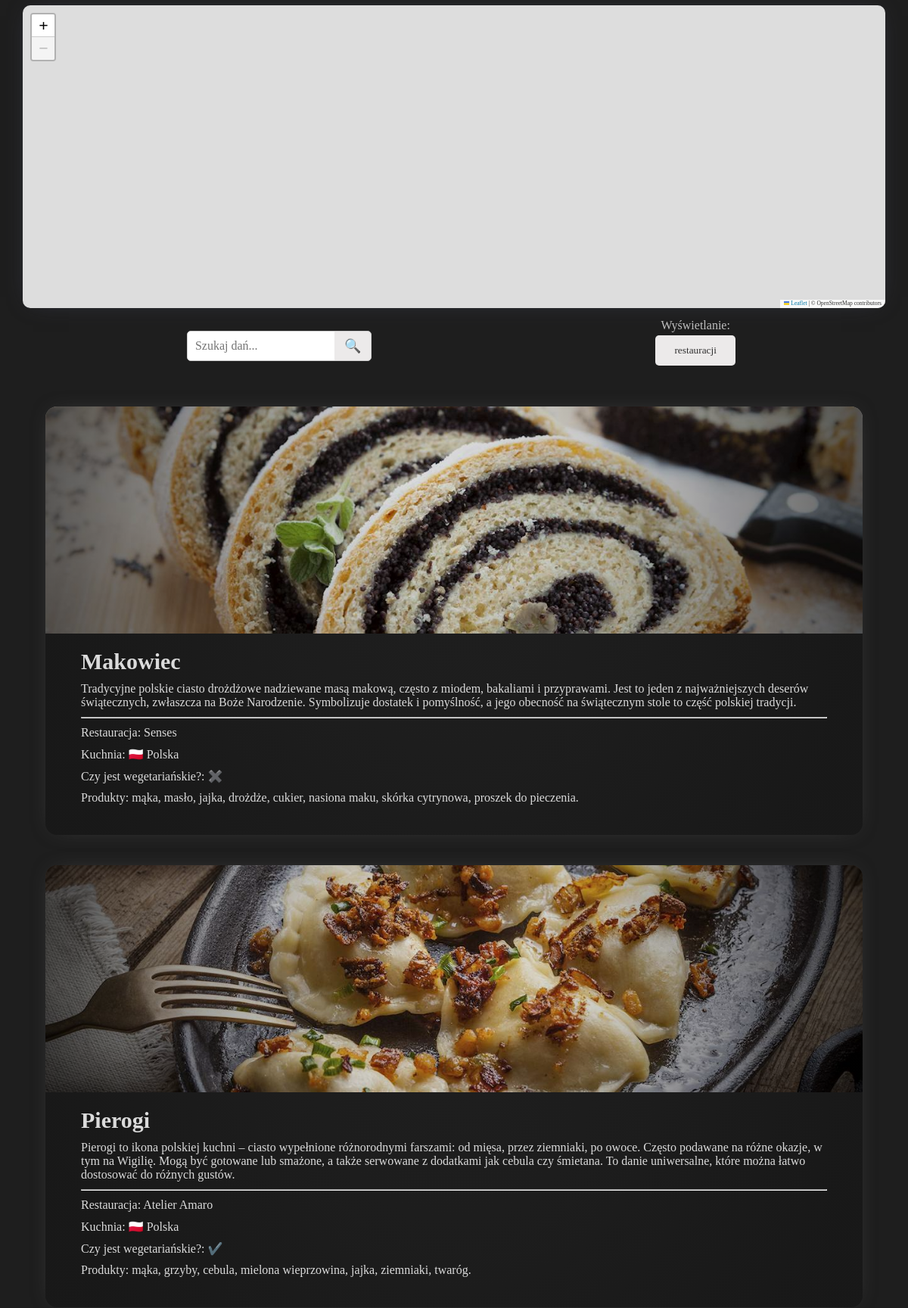
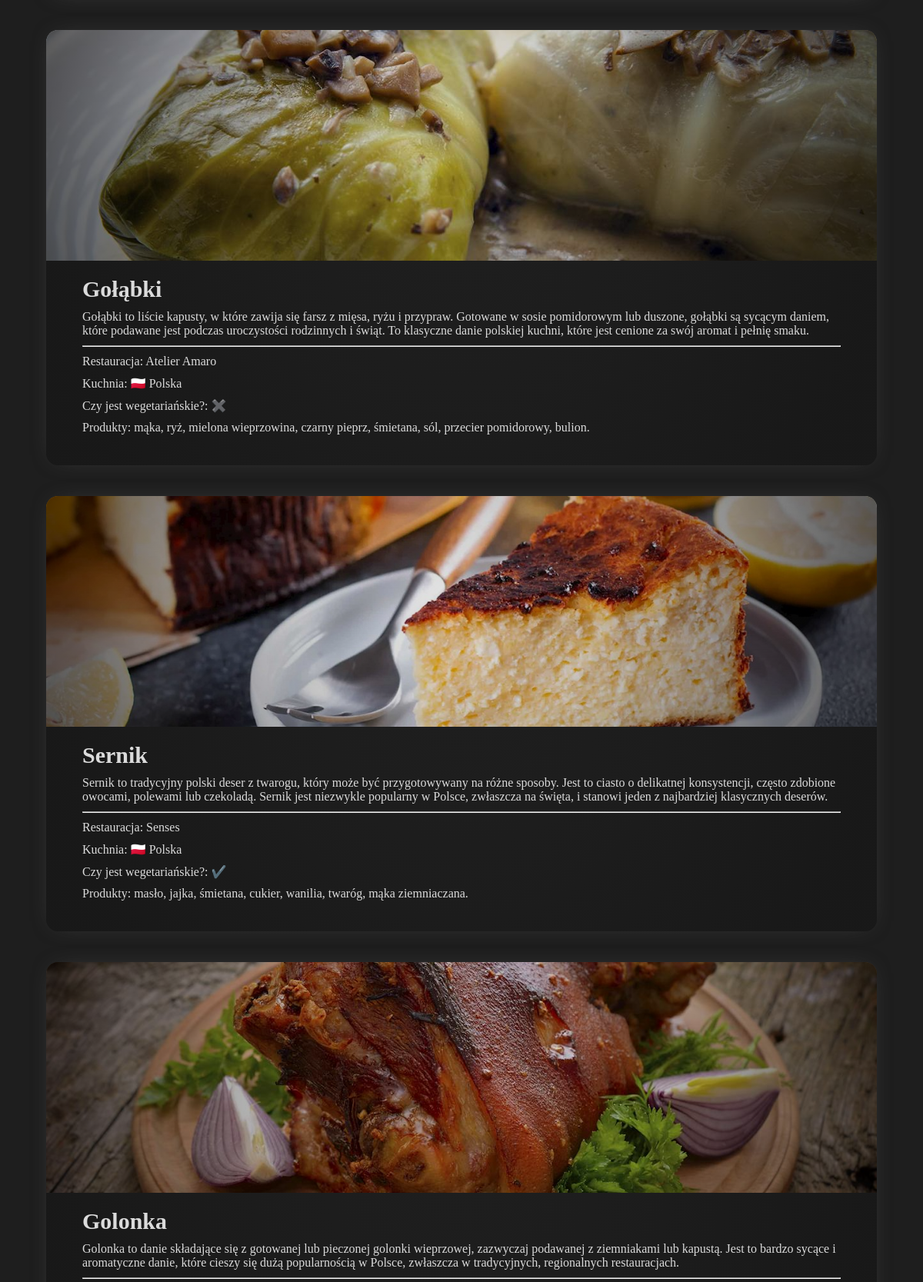
Page /index.php?country=Polska (upper part) on the committed database (2 pictures, top to bottom).
### tables this page shows
CREATE TABLE `dania` (
  `id` int(11) NOT NULL,
  `nazwa_dania` varchar(255) NOT NULL,
  `opis` text NOT NULL,
  `wegetarianskie` tinyint(1) NOT NULL,
  `kuchnia` varchar(50) NOT NULL
);

CREATE TABLE `dania_zdjecia` (
  `id_dania` int(11) NOT NULL,
  `zdjecie` varchar(255) NOT NULL
);

CREATE TABLE `restauracje` (
  `id` int(11) NOT NULL,
  `nazwa_restauracji` varchar(255) NOT NULL,
  `panstwo` varchar(62) NOT NULL,
  `miasto` varchar(60) NOT NULL,
  `ulica` varchar(255) NOT NULL
);

### index.php (the view, shortened to what this page needs)
<?php
require_once "includes/db_conn.php";
?>
<!DOCTYPE html>
<html lang="pl">
<head>
    <link rel="stylesheet" href="https://unpkg.com/leaflet@1.9.3/dist/leaflet.css" />
    <link rel="stylesheet" href="style/main.css">
    <link rel="stylesheet" href="style/responsywnosc.css">
</head>
<body>
    <nav class="nav">
        <div class="search-column">
            <div class="search-bar-container">
                <form action="" method="post" class="search-form">
                    <input type="text" name="search" placeholder="Szukaj dań..." class="search-input">
                    <button type="submit" name="search-button" class="search-button">🔍</button>
                </form>
            </div>
            <?php
            $wybor_css = $_SESSION['wybor_css'];
            $wybor = $_SESSION['wybor'];
            echo '<form action="" method="post" class="form-button-wybor">';
            echo '<p>Wyświetlanie: </p>';
            echo '<button type="submit" class="button-wybor-' . $wybor_css . '" name="wybor" value="' . $wybor . '">' . $wybor . '</button>';
            echo '</form>';
            ?>
        </div>
        <div id="map"></div>
    </nav>
    <?php
    if (isset($_POST['search-button'])) {
        session_destroy();
        $wyszukanie = trim($_POST['search']);
        if (!preg_match('/^[a-zA-Z\s]{1,30}$/', $wyszukanie)) {
            die();
        }
        $wyszukanie = filter_var($wyszukanie, FILTER_SANITIZE_STRING);
        $test = $wyszukanie;
        strtolower($test);
        $wyszukanie = '%' . $wyszukanie . '%';
        $stmt = $conn->prepare("SELECT * FROM dania WHERE nazwa_dania LIKE ?;");
        $stmt->bind_param("s", $wyszukanie);
        $stmt->execute();
        $result = $stmt->get_result();
        echo '<div class="dania-container">';
        $rowNumber = $result->num_rows;
        if ($result->num_rows > 0) {
            $daniaValues = $result->fetch_all(MYSQLI_ASSOC);
        } else if ($test == 'ciasto z jajem' || $test == 'bacon cake') {
            echo '<div class="danie-box">';
            echo '<div class="zdjecie-danie-effect">';
            echo '<img src="images\ciasto-z-jajem.jpg" class="zdjecie-danie">';
            echo '</div>';
            echo '<div class="danie-dane">';
            echo "<h1>" . ucfirst($test) . " </h1><br>";
            echo '<p><a href="https://www.tasteatlas.com/bacon-and-egg-pie" target="_blank" class="link">' . $test . '</a></p>';
            echo '</div>';
            echo '</div>';
        } else {
            echo "Brak wyników.";
        }
        for ($i = 0; $i < $rowNumber; $i++) {
            $sql = "SELECT zdjecie FROM dania_zdjecia WHERE id_dania=" . $daniaValues[$i]['id'] . ";";
            $result = $conn->query($sql);
            if ($result->num_rows > 0) {
                while ($row = $result->fetch_assoc()) {
                    $sciezkaZdjecia = $row["zdjecie"];
                }
            } else {
                echo "brak danych";
            }
            echo '<div class="danie-box">';
            echo '<div class="zdjecie-danie-effect">';
            echo '<img src="' . $sciezkaZdjecia . '" class="zdjecie-danie">';
            echo '</div>';
            echo '<div class="danie-dane">';
            echo "<h1>" . $daniaValues[$i]['nazwa_dania'] . " </h1>";
            echo "<p>" . $daniaValues[$i]['opis'] . " </p>";
            echo '<hr>';
            $sql = "SELECT id_restauracji FROM restauracje_dania WHERE id_dania = '" . $daniaValues[$i]['id'] . "';";
            $result = $conn->query($sql);
            if ($result->num_rows > 0) {
                while ($row = $result->fetch_assoc()) {
                    $idRestauracji_dania = $row["id_restauracji"];
                }
            } else {
                echo "brak danych";
            }
            $sql = "SELECT nazwa_restauracji FROM restauracje WHERE id = '" . $idRestauracji_dania . "';";
            $result = $conn->query($sql);
            if ($result->num_rows > 0) {
                while ($row = $result->fetch_assoc()) {
                    $nazwaRestauracji_dania = $row["nazwa_restauracji"];
                    echo "<p>Restauracja: $nazwaRestauracji_dania</p>";
                }
            } else {
                echo "brak danych";
            }
            if (strtolower($daniaValues[$i]['kuchnia']) == "polska") {
                $flaga = "🇵🇱";
            } else if ((strtolower($daniaValues[$i]['kuchnia']) == "włoska")) {
                $flaga = "🇮🇹";
            }
            echo "<p>Kuchnia: " . $flaga . " " . $daniaValues[$i]['kuchnia'] . " </p>";
            if ($daniaValues[$i]['wegetarianskie']) {
                echo "<p>Czy jest wegetariańskie?: ✔️</p>";
            } else
                echo "<p>Czy jest wegetariańskie?: ✖️</p>";
            $sql = "SELECT * FROM dania_skladniki WHERE id_dania = '" . $daniaValues[$i]['id'] . "';";
            $result = $conn->query($sql);
            if ($result->num_rows > 0) {
                $sklad = [];
                while ($row = $result->fetch_assoc()) {
                    $sklad[] = $row['id_skladnika'];
                }
            } else {
                echo "Brak tabel.";
            }
            echo "<p>Produkty: ";
            $sql = "SELECT nazwa_skladnika FROM skladniki WHERE id IN (" . implode(", ", $sklad) . ");";
            $result = $conn->query($sql);
            if ($result->num_rows > 0) {
                $sklad_nazwy = [];
                while ($row = $result->fetch_assoc()) {
                    $sklad_nazwy[] = $row['nazwa_skladnika'];
                }
                $skladiki = implode(", ", $sklad_nazwy);
                echo "$skladiki" . '.' . "</p>";
                echo "</div>";
                echo "</div>";
            }
        }
    } else {
        if (isset($_SESSION["panstwo"])) {
            $nazwaPanstwa = $_SESSION['panstwo'];
            if (isset($_SESSION["restauracje"]) && $_SESSION["restauracje"]) {
                echo '<div class="restauracje-container">';
                $sql = "SELECT * FROM restauracje WHERE panstwo = '" . $nazwaPanstwa . "';";
                $result = $conn->query($sql);
                if ($result->num_rows > 0) {
                    while ($row = $result->fetch_assoc()) {
                        $idRestauracji = $row["id"];
                        $sql = "SELECT zdjecie FROM restauracje_zdjecia WHERE id_restauracji=" . $idRestauracji . ";";
                        $resultt = $conn->query($sql);
                        if ($resultt->num_rows > 0) {
                            while ($roww = $resultt->fetch_assoc()) {
                                $sciezkaZdjecia = $roww["zdjecie"];
                            }
                        } else {
                            echo "brak danych";
                        }
                        echo '<form action="" method="POST">';
                        echo '<button type="submit" class="button-restauracja" name="restauracja-button" value="' . $idRestauracji . '">';
                        echo '<div class="restuaracja-box" style="background-image: url(\'' . $sciezkaZdjecia . '\')">';
                        echo '<div class="restauracja-dane">';
                        echo '<span class="restauracja-text">';
                        echo "<h1 class='restauracja-nazwa'>".$row["nazwa_restauracji"]."</h1>";
                        echo "Państwo: " . $row["panstwo"] . "<br>";
                        echo "Adres: " . $row["ulica"] . ', ' . $row["miasto"] . "";
                        echo '</span>';
                        echo '</div>';
                        echo '</div>';
                        echo '</button>';
                        echo '</form>';
                    }
                } else {
                    echo "Brak wyników.";
                    unset($_POST['restauracja-button']);
                }
                echo '</div>';
            } else {
                $sql = "SELECT id FROM restauracje WHERE panstwo='" . $_SESSION['panstwo'] . "';";
                $result = $conn->query($sql);
                if ($result->num_rows > 0) {
                    $idRestauracji = [];
                    while ($row = $result->fetch_assoc()) {
                        $idRestauracji[] = $row["id"];
                    }
                } else {
                    echo '<div class="restauracje-container">';
                    echo "Brak wyników";
                    echo '</div>';
                    die();
                }
                $sql = "SELECT id_dania FROM restauracje_dania WHERE id_restauracji IN(" . implode(", ", $idRestauracji) . ");";
                $result = $conn->query($sql);
                if ($result->num_rows > 0) {
                    $idDan = [];
                    while ($row = $result->fetch_assoc()) {
                        $idDan[] = $row["id_dania"];
                    }
                } else {
                    echo "Brak wyników";
                }
                $sql = "SELECT * FROM dania WHERE id IN (" . implode(", ", $idDan) . ");";
                $result = $conn->query($sql);
                echo '<div class="dania-container">';
                $rowNumber = $result->num_rows;
                if ($result->num_rows > 0) {
                    $daniaValues = $result->fetch_all(MYSQLI_ASSOC);
                } else {
                    echo "Brak wartości.";
                }
                for ($i = 0; $i < $rowNumber; $i++) {
                    $sql = "SELECT zdjecie FROM dania_zdjecia WHERE id_dania=" . $daniaValues[$i]['id'] . ";";
                    $result = $conn->query($sql);
                    if ($result->num_rows > 0) {
                        while ($row = $result->fetch_assoc()) {
                            $sciezkaZdjecia = $row["zdjecie"];
                        }
                    } else {
                        echo "brak danych";
                    }
                    echo '<div class="danie-box">';
                    echo '<div class="zdjecie-danie-effect">';
                    echo '<img src="' . $sciezkaZdjecia . '" class="zdjecie-danie">';
                    echo '</div>';
                    echo '<div class="danie-dane">';
                    echo "<h1>" . $daniaValues[$i]['nazwa_dania'] . " </h1>";
                    echo "<p>" . $daniaValues[$i]['opis'] . " </p>";
                    echo '<hr>';
                    $sql = "SELECT id_restauracji FROM restauracje_dania WHERE id_dania = '" . $daniaValues[$i]['id'] . "';";
                    $result = $conn->query($sql);
                    if ($result->num_rows > 0) {
                        while ($row = $result->fetch_assoc()) {
                            $idRestauracji_dania = $row["id_restauracji"];
                        }
                    } else {
                        echo "brak danych";
                    }
                    $sql = "SELECT nazwa_restauracji FROM restauracje WHERE id = '" . $idRestauracji_dania . "';";
                    $result = $conn->query($sql);
                    if ($result->num_rows > 0) {
                        while ($row = $result->fetch_assoc()) {
                            $nazwaRestauracji_dania = $row["nazwa_restauracji"];
                            echo "<p>Restauracja: $nazwaRestauracji_dania</p>";
                        }
                    } else {
                        echo "brak danych";
                    }
                    if (strtolower($daniaValues[$i]['kuchnia']) == "polska") {
                        $flaga = "🇵🇱";
                    } else if ((strtolower($daniaValues[$i]['kuchnia']) == "włoska")) {
                        $flaga = "🇮🇹";
                    }
                    echo "<p>Kuchnia: " . $flaga . " " . $daniaValues[$i]['kuchnia'] . " </p>";
                    if ($daniaValues[$i]['wegetarianskie']) {
                        echo "<p>Czy jest wegetariańskie?: ✔️</p>";
                    } else
                        echo "<p>Czy jest wegetariańskie?: ✖️</p>";
                    $sql = "SELECT * FROM dania_skladniki WHERE id_dania = '" . $daniaValues[$i]['id'] . "';";
                    $result = $conn->query($sql);
                    if ($result->num_rows > 0) {
                        $sklad = [];
                        while ($row = $result->fetch_assoc()) {
                            $sklad[] = $row['id_skladnika'];
                        }
                    } else {
                        echo "Brak tabel.";
                    }
                    echo "<p>Produkty: ";
                    $sql = "SELECT nazwa_skladnika FROM skladniki WHERE id IN (" . implode(", ", $sklad) . ");";
                    $result = $conn->query($sql);
                    if ($result->num_rows > 0) {
                        $sklad_nazwy = [];
                        while ($row = $result->fetch_assoc()) {
                            $sklad_nazwy[] = $row['nazwa_skladnika'];
                        }
                        $skladiki = implode(", ", $sklad_nazwy);
                        echo "$skladiki" . '.' . "</p>";
                        echo "</div>";
                        echo "</div>";
                    }
                }
            }
            echo '</div>';
        }
    }
    ?>
</body>
</html>

### rows in the picture
dania: dania_zdjecia.zdjecie (picture), nazwa_dania "Makowiec", opis "Tradycyjne polskie ciasto drożdżowe nadziewane masą makową, często z miodem, bakaliami i przyprawami. Jest to jeden z najważniejszych deserów świątecznych, zwłaszcza na Boże Narodzenie. Symbolizuje dostatek i pomyślność, a jego obecność na świątecznym stole to część polskiej tradycji.", kuchnia "🇵🇱", kuchnia "Polska", wegetarianskie "Czy jest wegetariańskie?: ✖️", skladiki "mąka, masło, jajka, drożdże, cukier, nasiona maku, skórka cytrynowa, proszek do pieczenia"
restauracje: nazwa_restauracji "Senses"
dania: dania_zdjecia.zdjecie (picture), nazwa_dania "Pierogi", opis "Pierogi to ikona polskiej kuchni – ciasto wypełnione różnorodnymi farszami: od mięsa, przez ziemniaki, po owoce. Często podawane na różne okazje, w tym na Wigilię. Mogą być gotowane lub smażone, a także serwowane z dodatkami jak cebula czy śmietana. To danie uniwersalne, które można łatwo dostosować do różnych gustów.", kuchnia "🇵🇱", kuchnia "Polska", wegetarianskie "Czy jest wegetariańskie?: ✔️", skladiki "mąka, grzyby, cebula, mielona wieprzowina, jajka, ziemniaki, twaróg"
restauracje: nazwa_restauracji "Atelier Amaro"
dania: dania_zdjecia.zdjecie (picture), nazwa_dania "Gołąbki", opis "Gołąbki to liście kapusty, w które zawija się farsz z mięsa, ryżu i przypraw. Gotowane w sosie pomidorowym lub duszone, gołąbki są sycącym daniem, które podawane jest podczas uroczystości rodzinnych i świąt. To klasyczne danie polskiej kuchni, które jest cenione za swój aromat i pełnię smaku.", kuchnia "🇵🇱", kuchnia "Polska", wegetarianskie "Czy jest wegetariańskie?: ✖️", skladiki "mąka, ryż, mielona wieprzowina, czarny pieprz, śmietana, sól, przecier pomidorowy, bulion"
dania: dania_zdjecia.zdjecie (picture), nazwa_dania "Sernik", opis "Sernik to tradycyjny polski deser z twarogu, który może być przygotowywany na różne sposoby. Jest to ciasto o delikatnej konsystencji, często zdobione owocami, polewami lub czekoladą. Sernik jest niezwykle popularny w Polsce, zwłaszcza na święta, i stanowi jeden z najbardziej klasycznych deserów.", kuchnia "🇵🇱", kuchnia "Polska", wegetarianskie "Czy jest wegetariańskie?: ✔️", skladiki "masło, jajka, śmietana, cukier, wanilia, twaróg, mąka ziemniaczana"
dania: dania_zdjecia.zdjecie (picture), nazwa_dania "Golonka", opis "Golonka to danie składające się z gotowanej lub pieczonej golonki wieprzowej, zazwyczaj podawanej z ziemniakami lub kapustą. Jest to bardzo sycące i aromatyczne danie, które cieszy się dużą popularnością w Polsce, zwłaszcza w tradycyjnych, regionalnych restauracjach."

### other values in the picture
$wybor "restauracji"
